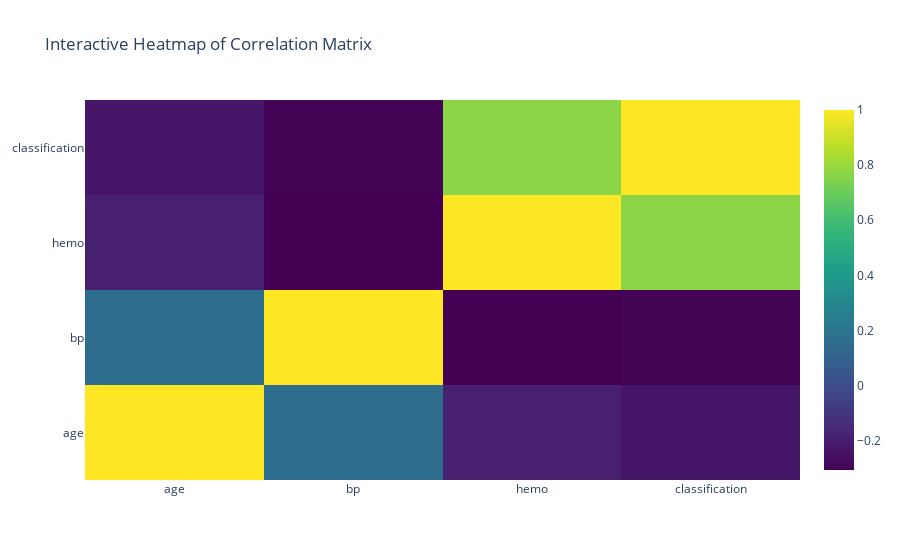

Notebook code cell kept with this figure:
### Code cell
import plotly.graph_objects as go

heatmap_data=df[selected_columns].corr()
fig=go.Figure(data=go.Heatmap(z=heatmap_data.values,
                              x=heatmap_data.columns,
                              y=heatmap_data.index,
                              colorscale='Viridis'))
fig.update_layout(title="Interactive Heatmap of Correlation Matrix")
fig.show()

### Figure 1 — Plotly figure (JSON) as saved in the notebook; plotly's stock layout.template omitted (floating-point values rounded to 4 significant figures)
{"data": [{"colorscale": [[0, "#440154"], [0.1111, "#482878"], [0.2222, "#3e4989"], [0.3333, "#31688e"], [0.4444, "#26828e"], [0.5556, "#1f9e89"], [0.6667, "#35b779"], [0.7778, "#6ece58"], [0.8889, "#b5de2b"], [1, "#fde725"]], "type": "heatmap", "x": ["age", "bp", "hemo", "classification"], "y": ["age", "bp", "hemo", "classification"], "z": [[1, 0.1595, -0.1929, -0.2242], [0.1595, 1, -0.3065, -0.2971], [-0.1929, -0.3065, 1, 0.7684], [-0.2242, -0.2971, 0.7684, 1]]}], "layout": {"title": {"text": "Interactive Heatmap of Correlation Matrix"}}}
